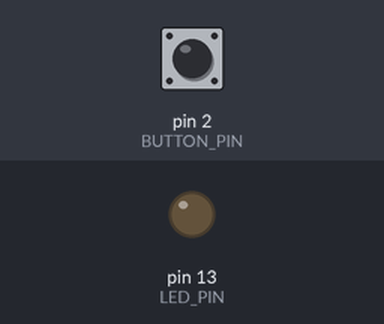
A sketch run on a simulated Arduino Uno, built with avr-gcc and run on an emulated ATmega328P. Parts: output pins drawn as LEDs (lit = HIGH). The test bench sets the inputs (shaded band); at power-on: pin 2 (BUTTON_PIN) HIGH.

Above: at 1.2 s.
1.3 s: pin 2 (BUTTON_PIN) pulled LOW for 0.15 s
At 2.5 s:
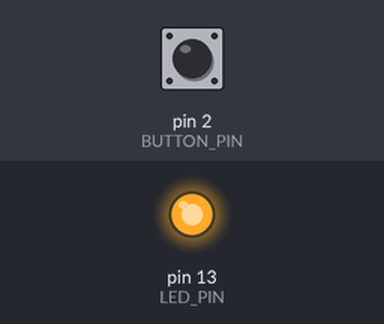
2.9 s: pin 2 (BUTTON_PIN) pulled LOW for 1 s
At 3.9 s:
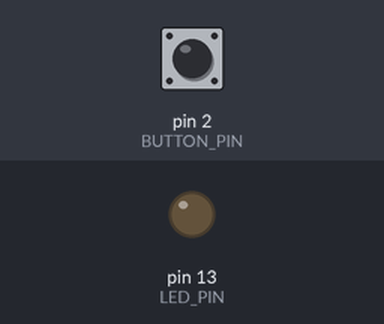
5.4 s: pin 2 (BUTTON_PIN) pulled LOW for 3.2 s
At 5.8 s:
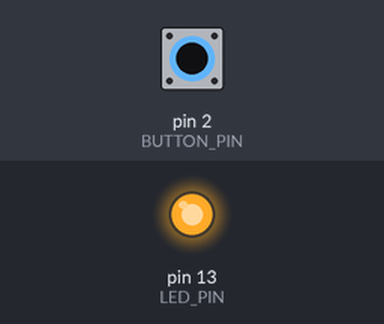
Timing chart, 0 to 8.4 s (numbered marks = the images above; inputs shaded):
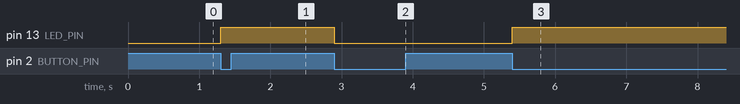

Measured:
- after the input at 1.3 s, pin 13 (LED_PIN): LOW → HIGH at once
- after the input at 2.9 s, pin 13 (LED_PIN): HIGH → LOW at once
- after the input at 5.4 s, pin 13 (LED_PIN): LOW → HIGH at once

The sketch:

ISR_EXAMPLE.ino
```cpp
#define LED_PIN 13
#define BUTTON_PIN 2

void setup() {
  pinMode(LED_PIN, OUTPUT);
  pinMode(BUTTON_PIN, INPUT_PULLUP);
  attachInterrupt(digitalPinToInterrupt(BUTTON_PIN), toggleLED, FALLING);
}

void loop() {
  // Main loop keeps running
}

void toggleLED() {
  digitalWrite(LED_PIN, !digitalRead(LED_PIN)); // Toggle LED state
}
```
